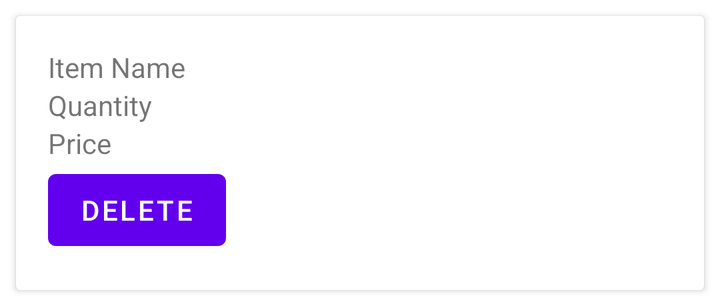
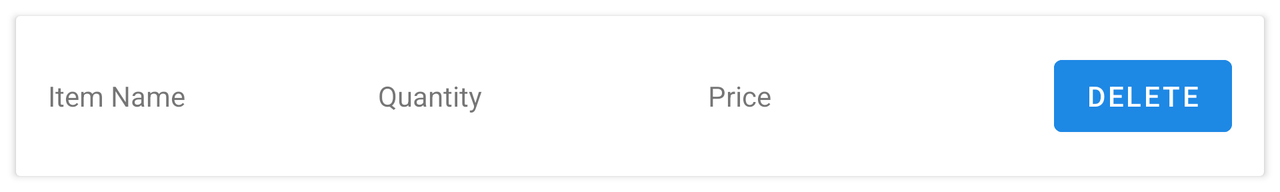

Two renders of one Android screen. The first uses the default layout on a phone; the second uses the alternative layout the repository ships for a different screen configuration, on a matching device. The two XML files are below.
<!-- AndroidManifest.xml: application theme Theme.A4 -->
<!-- res/layout/shopping_item.xml -->
<androidx.cardview.widget.CardView xmlns:android="http://schemas.android.com/apk/res/android"
    android:layout_width="match_parent"
    android:layout_height="wrap_content"
    android:layout_margin="8dp"
    android:elevation="4dp">

    <LinearLayout
        android:layout_width="match_parent"
        android:layout_height="wrap_content"
        android:orientation="vertical"
        android:padding="16dp">

        <TextView
            android:id="@+id/itemName"
            android:layout_width="wrap_content"
            android:layout_height="wrap_content"
            android:text="@string/item_name" />

        <TextView
            android:id="@+id/quantity"
            android:layout_width="wrap_content"
            android:layout_height="wrap_content"
            android:text="@string/quantity" />

        <TextView
            android:id="@+id/price"
            android:layout_width="wrap_content"
            android:layout_height="wrap_content"
            android:text="@string/price" />

        <Button
            android:id="@+id/btnDelete"
            android:layout_width="wrap_content"
            android:layout_height="wrap_content"
            android:text="@string/delete" />
    </LinearLayout>
</androidx.cardview.widget.CardView>
<!-- resources referenced by this layout -->
<resources>
  <string name="delete">Delete</string>
  <string name="item_name">Item Name</string>
  <string name="price">Price</string>
  <string name="quantity">Quantity</string>
  <style name="Theme.A4" parent="Theme.MaterialComponents.DayNight.DarkActionBar">
          
          <item name="colorPrimary">@color/purple_500</item>
          <item name="colorPrimaryVariant">@color/purple_700</item>
          <item name="colorOnPrimary">@color/white</item>
          
          <item name="colorSecondary">@color/teal_200</item>
          <item name="colorSecondaryVariant">@color/teal_700</item>
          <item name="colorOnSecondary">@color/black</item>
          
          <item name="android:statusBarColor">?attr/colorPrimaryVariant</item>
          
      </style>
  <color name="purple_500">#FF6200EE</color>
  <color name="purple_700">#FF3700B3</color>
  <color name="white">#FFFFFFFF</color>
  <color name="teal_200">#FF03DAC5</color>
  <color name="teal_700">#FF018786</color>
  <color name="black">#FF000000</color>
</resources>
<!-- res/layout-land/shopping_item.xml (the repository's variant of the layout above) -->
<!-- drawn on the phone turned sideways -->
<androidx.cardview.widget.CardView xmlns:android="http://schemas.android.com/apk/res/android"
    android:layout_width="match_parent"
    android:layout_height="wrap_content"
    android:layout_margin="8dp"
    android:elevation="4dp">

    <LinearLayout
        android:layout_width="match_parent"
        android:layout_height="wrap_content"
        android:orientation="horizontal"
        android:padding="16dp"
        android:gravity="start|center_vertical">

        <TextView
            android:id="@+id/itemName"
            android:layout_width="0dp"
            android:layout_height="wrap_content"
            android:layout_weight="1"
            android:text="@string/item_name"
            android:layout_marginEnd="8dp" />

        <TextView
            android:id="@+id/quantity"
            android:layout_width="0dp"
            android:layout_height="wrap_content"
            android:layout_weight="1"
            android:text="@string/quantity"
            android:layout_marginEnd="8dp" />

        <TextView
            android:id="@+id/price"
            android:layout_width="0dp"
            android:layout_height="wrap_content"
            android:layout_weight="1"
            android:text="@string/price"
            android:layout_marginEnd="8dp" />

        <Button
            android:id="@+id/btnDelete"
            android:layout_width="wrap_content"
            android:layout_height="wrap_content"
            android:text="@string/delete"
            android:layout_marginStart="8dp"
            android:backgroundTint="@color/secondary"
            android:textColor="@color/white"/>

    </LinearLayout>
</androidx.cardview.widget.CardView>
<!-- resources referenced by the variant -->
<!-- as the phone turned sideways resolves them -->
<resources>
  <color name="secondary">#1E88E5</color>
  <color name="white">#FFFFFFFF</color>
  <string name="delete">Delete</string>
  <string name="item_name">Item Name</string>
  <string name="price">Price</string>
  <string name="quantity">Quantity</string>
  <style name="Theme.A4" parent="Theme.MaterialComponents.DayNight.DarkActionBar">
          
          <item name="colorPrimary">@color/purple_500</item>
          <item name="colorPrimaryVariant">@color/purple_700</item>
          <item name="colorOnPrimary">@color/white</item>
          
          <item name="colorSecondary">@color/teal_200</item>
          <item name="colorSecondaryVariant">@color/teal_700</item>
          <item name="colorOnSecondary">@color/black</item>
          
          <item name="android:statusBarColor">?attr/colorPrimaryVariant</item>
          
      </style>
  <color name="purple_500">#FF6200EE</color>
  <color name="purple_700">#FF3700B3</color>
  <color name="teal_200">#FF03DAC5</color>
  <color name="teal_700">#FF018786</color>
  <color name="black">#FF000000</color>
</resources>
